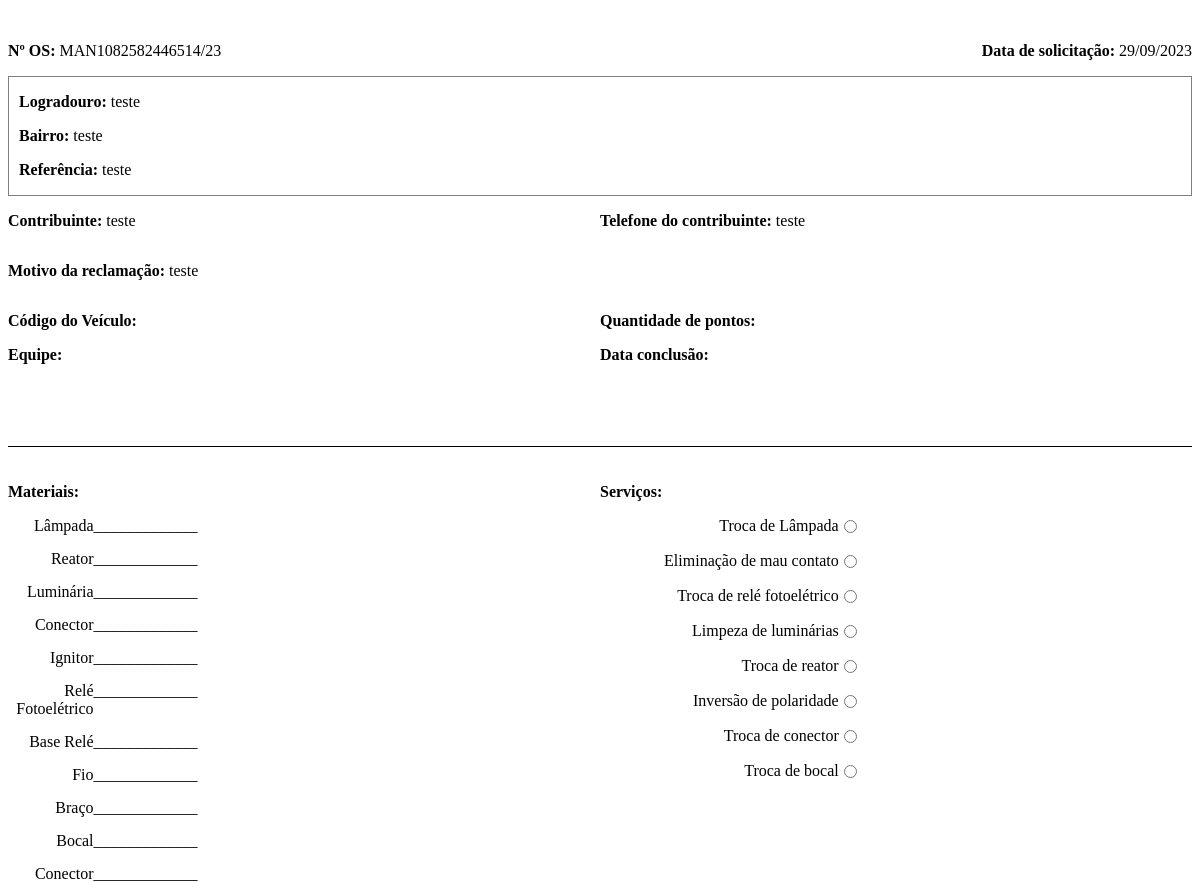
The page /os/painel/10/imprimir/ (signed in) on the database its author committed.
### os_ti/models.py (models this page shows, shortened)
class OrdemDeServico(models.Model):
    STATUS_CHOICES=(
        ('0','Novo'),
        ('1','Aguardando'),
        ('2','Em execução'),
        ('f','Finalizado')
    )
    PRIORIDADE_CHOICES=(
        ('0','Normal'),
        ('1','Moderada'),
        ('2','Urgente'),
    )
    MESSAGE_STATUS_CHOICES=(
        ('0','Sem mensagens'),
        ('1','Mensagens lidas'),
        ('2','Nova mensagem'),
    )
    tipo=models.ForeignKey(Tipo_OS, on_delete=models.PROTECT, null=True)
    numero = models.CharField(max_length=130, verbose_name='Nº da OS', blank=True)
    prioridade =models.CharField(max_length=1, verbose_name='Prioridade', default='0', choices=PRIORIDADE_CHOICES, null=True)
    dt_solicitacao = models.DateTimeField(auto_now_add=True, verbose_name='Data de solicitação', blank=True)
    atendente = models.ForeignKey(User, on_delete=models.PROTECT, blank=True, null=True)
    logradouro = models.CharField(max_length=150, verbose_name='Logradouro')
    bairro = models.CharField(max_length=150, verbose_name='Bairro')
    referencia = models.CharField(max_length=200, verbose_name='Referência', blank=True)
    nome_do_contribuinte = models.CharField(max_length=200, verbose_name='Nome do contribuinte', blank=True)
    telefone_do_contribuinte = models.CharField(max_length=12, verbose_name='Telefone do contribuinte', blank=True)
    cadastrado_por = models.ForeignKey(Pessoa, on_delete=models.CASCADE, null=True)
    motivo_reclamacao = models.TextField(verbose_name='Motivo da solicitação')
    status =models.CharField(max_length=1, verbose_name='Status', choices=STATUS_CHOICES, null=True, default='0')
    pontos_atendidos=models.PositiveIntegerField(default=0)
    observacao_pontos=models.TextField(verbose_name='Observação', default='', null=True, blank=True)
    dt_alteracao = models.DateTimeField(verbose_name='Data de alteração', blank=True, null=True)
    dt_execucao = models.DateTimeField(verbose_name='Data de execução', blank=True, null=True)
    dt_conclusao = models.DateTimeField(verbose_name='Data de conclusão', blank=True, null=True)
    message_status = models.CharField(max_length=1, verbose_name='Status de mensagens', default='0', choices=MESSAGE_STATUS_CHOICES, null=True)
    finalizado_por = models.ForeignKey(User, on_delete=models.PROTECT, blank=True, null=True, related_name='ordem_finalizada_por')
    class Meta:
        ordering = ['-dt_alteracao', '-dt_solicitacao']

### projeto_os_ti/decorators.py (the view)
        def wrapper(request, *args, **kwargs):
            qnt_verificar=len([group for group in groups])
            verificacao=[]
            for grupo in request.user.groups.all():
                for group in [group for group in groups]:
                    if str(group)==str(grupo):
                        verificacao.append(True)
            if len(verificacao)==qnt_verificar:
                return function(request, *args, **kwargs)
            return HttpResponseForbidden()

### os_ti/views.py (called while the page is built)
@login_required
@group_required('os_acesso')
def imprimir_os(request, id):
    lista_de_os=[OrdemDeServico.objects.get(id=id)]
    context={
        'lista_de_os': lista_de_os
    }
    return render(request, 'os_ti/imprimir_os.html', context)

### os_ti/templates/os_ti/imprimir_os.html (shortened to what this page needs)
<!DOCTYPE html>
<html lang="pt-br">
<head>
    {% load static %}
</head>
<body>
    {% for os in lista_de_os %}
    <div class="row ">
        <div class="col">
            <div class="d-flex">
                <div>
                </div>
                <div>
                </div>
            </div>
            <div class="d-flex">
                <div>
                    <p><strong>Nº OS:</strong> {{os.numero}}</p>
                </div>
                <div>
                    <p class="text-right"><strong>Data de solicitação: </strong>{{os.dt_solicitacao|date:"d/m/Y"}}</p>
                </div>
            </div>
            <div class="d-flex" style="border: 1px solid gray;">
                <div style="margin-left: 10px;">
                    <p><strong>Logradouro:</strong>
                        {{os.logradouro}}</p>
                    <p><strong>Bairro:</strong>
                            {{os.bairro}}</p>
                    <p><strong>Referência:</strong>
                        {{os.referencia}}</p>
                </div>
            </div>
            <div class="d-flex">
                <div>
                    <p>
                        <strong>Contribuinte:</strong>
                        {{os.nome_do_contribuinte}}
                    </p>
                </div>
                <div>
                    <p>
                        <strong>Telefone do contribuinte:</strong>
                        {{os.telefone_do_contribuinte}}
                    </p>
                </div>
            </div>
            <div>
                <p><strong>Motivo da reclamação:</strong>
                {{os.motivo_reclamacao}}
                </p>
            </div>
            <div class="d-flex">
                <div>
                    <p><strong>Código do Veículo:</strong></p>
                    <div style="height: 100px;">
                        <strong>Equipe:</strong>
                    </div>
                </div>
                <div>
                    <p><strong>Quantidade de pontos:</strong></p>
                    <p><strong>Data conclusão:</strong></p>
                </div>
            </div>
            <div style="border-top: 1px solid black;"></div>
            <div class="d-flex" style="margin-top: 20px;">
                <div>
                    <p><strong>Materiais:</strong></p>
                    <div class="d-flex">
                        <div class="text-right" style="width: 100px;">Lâmpada</div>
                        <div class="margin-left: 10px">_____________</div>
                    </div>
                    <div class="d-flex" style=" margin-top: 15px;">
                        <div class="text-right" style="width: 100px;">Reator</div>
                        <div class="margin-left: 10px">_____________</div>
                    </div>
                    <div class="d-flex" style=" margin-top: 15px;">
                        <div class="text-right" style="width: 100px;">Luminária</div>
                        <div class="margin-left: 10px">_____________</div>
                    </div>
                    <div class="d-flex" style=" margin-top: 15px;">
                        <div class="text-right" style="width: 100px;">Conector</div>
                        <div class="margin-left: 10px">_____________</div>
                    </div>
                    <div class="d-flex" style=" margin-top: 15px;">
                        <div class="text-right" style="width: 100px;">Ignitor</div>
                        <div class="margin-left: 10px">_____________</div>
                    </div>
                    <div class="d-flex" style=" margin-top: 15px;">
                        <div class="text-right" style="width: 100px;">Relé Fotoelétrico</div>
                        <div class="margin-left: 10px">_____________</div>
                    </div>
                    <div class="d-flex" style=" margin-top: 15px;">
                        <div class="text-right" style="width: 100px;">Base Relé</div>
                        <div class="margin-left: 10px">_____________</div>
                    </div>
                    <div class="d-flex" style=" margin-top: 15px;">
                        <div class="text-right" style="width: 100px;">Fio</div>
                        <div class="margin-left: 10px">_____________</div>
                    </div>
                    <div class="d-flex" style=" margin-top: 15px;">
                        <div class="text-right" style="width: 100px;">Braço</div>
                        <div class="margin-left: 10px">_____________</div>
                    </div>
                    <div class="d-flex" style=" margin-top: 15px;">
                        <div class="text-right" style="width: 100px;">Bocal</div>
                        <div class="margin-left: 10px">_____________</div>
                    </div>
                    <div class="d-flex" style=" margin-top: 15px;">
                        <div class="text-right" style="width: 100px;">Conector</div>
                        <div class="margin-left: 10px">_____________</div>
                    </div>
                </div>
                <div>
                    <p><strong>Serviços:</strong></p>
                    <div class="d-flex" style=" margin-top: 15px;">
                        <div class="text-right" style="width: 400px;">Troca de Lâmpada</div>
                        <div class="padding-left: 20px"><input type="radio" name="" id=""></div>
                    </div>
                    <div class="d-flex" style=" margin-top: 15px;">
                        <div class="text-right" style="width: 400px;">Eliminação de mau contato</div>
                        <div class="padding-left: 20px"><input type="radio" name="" id=""></div>
                    </div>
                    <div class="d-flex" style=" margin-top: 15px;">
                        <div class="text-right" style="width: 400px;">Troca de relé fotoelétrico</div>
                        <div class="padding-left: 20px"><input type="radio" name="" id=""></div>
                    </div>
                    <div class="d-flex" style=" margin-top: 15px;">
                        <div class="text-right" style="width: 400px;">Limpeza de luminárias</div>
                        <div class="padding-left: 20px"><input type="radio" name="" id=""></div>
                    </div>
                    <div class="d-flex" style=" margin-top: 15px;">
                        <div class="text-right" style="width: 400px;">Troca de reator</div>
                        <div class="padding-left: 20px"><input type="radio" name="" id=""></div>
                    </div>
                    <div class="d-flex" style=" margin-top: 15px;">
                        <div class="text-right" style="width: 400px;">Inversão de polaridade</div>
                        <div class="padding-left: 20px"><input type="radio" name="" id=""></div>
                    </div>
                    <div class="d-flex" style=" margin-top: 15px;">
                        <div class="text-right" style="width: 400px;">Troca de conector</div>
                        <div class="padding-left: 20px"><input type="radio" name="" id=""></div>
                    </div>
                    <div class="d-flex" style=" margin-top: 15px;">
                        <div class="text-right" style="width: 400px;">Troca de bocal</div>
                        <div class="padding-left: 20px"><input type="radio" name="" id=""></div>
                    </div>
                </div>
            </div>
        </div>
    </div>
    {% endfor %}
</body>
</html>

### os_ti/templates/os_ti/imprimir_os.html (style rules this page uses)
body { -webkit-print-color-adjust: exact; }
.row { width: 100%; display: flex; }
.col { width: 100%; height: 100vh; display: flex; flex-direction: column; }
.d-flex { display: flex; }
.d-flex div { width: 100%; }
.text-right { text-align: end; }

### rows shown on the page
OrdemDeServico: numero "MAN1082582446514/23", dt_solicitacao "29/09/2023", logradouro "teste", bairro "teste", referencia "teste", nome_do_contribuinte "teste", telefone_do_contribuinte "teste", motivo_reclamacao "teste"
